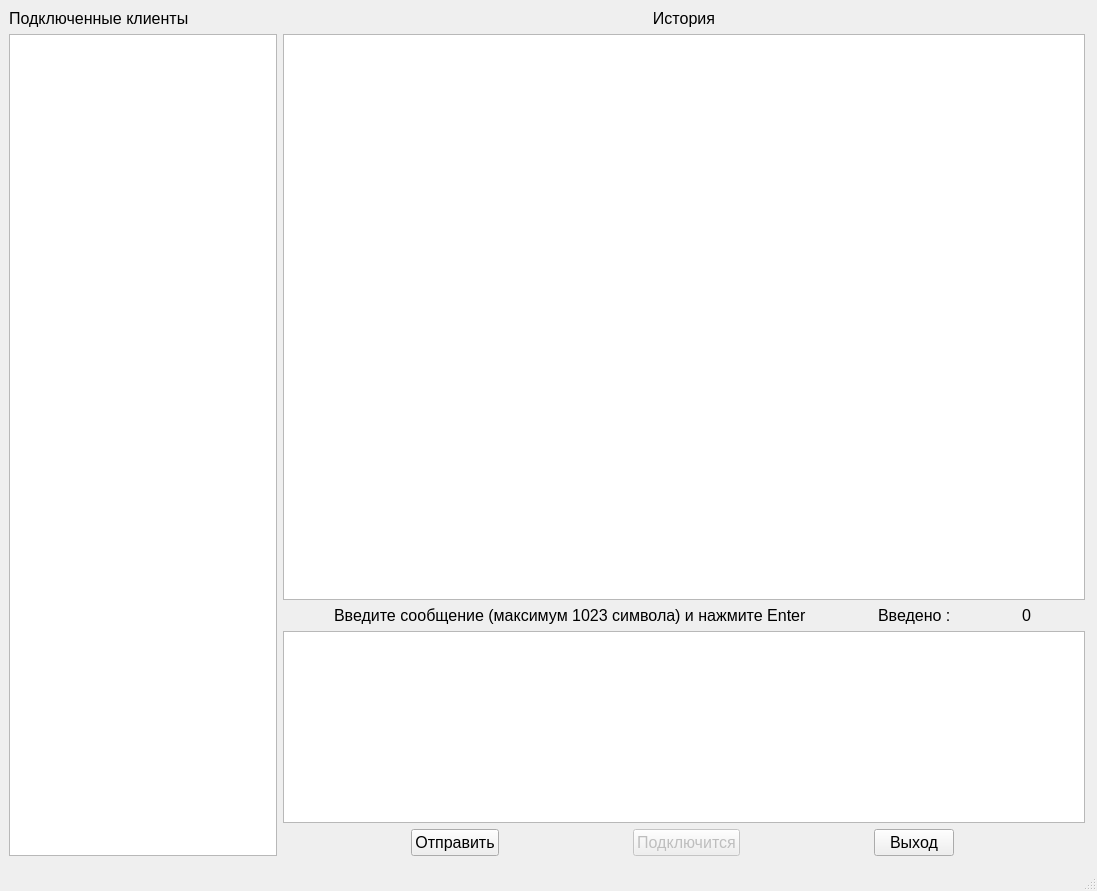
<?xml version="1.0" encoding="UTF-8"?>
<ui version="4.0">
 <class>MainWindow</class>
 <widget class="QMainWindow" name="MainWindow">
  <property name="geometry">
   <rect>
    <x>0</x>
    <y>0</y>
    <width>1097</width>
    <height>891</height>
   </rect>
  </property>
  <property name="windowTitle">
   <string>MainWindow</string>
  </property>
  <widget class="QWidget" name="centralwidget">
   <property name="sizePolicy">
    <sizepolicy hsizetype="Expanding" vsizetype="Expanding">
     <horstretch>0</horstretch>
     <verstretch>0</verstretch>
    </sizepolicy>
   </property>
   <widget class="QFrame" name="verticalFrame_4">
    <property name="geometry">
     <rect>
      <x>0</x>
      <y>0</y>
      <width>1094</width>
      <height>865</height>
     </rect>
    </property>
    <property name="sizePolicy">
     <sizepolicy hsizetype="Expanding" vsizetype="Expanding">
      <horstretch>0</horstretch>
      <verstretch>0</verstretch>
     </sizepolicy>
    </property>
    <layout class="QVBoxLayout" name="verticalLayout_4" stretch="20">
     <property name="sizeConstraint">
      <enum>QLayout::SetDefaultConstraint</enum>
     </property>
     <item>
      <layout class="QHBoxLayout" name="horizontalLayout_2" stretch="1,3">
       <property name="sizeConstraint">
        <enum>QLayout::SetDefaultConstraint</enum>
       </property>
       <item>
        <layout class="QVBoxLayout" name="verticalLayout_2">
         <item>
          <widget class="QLabel" name="label">
           <property name="font">
            <font>
             <pointsize>12</pointsize>
            </font>
           </property>
           <property name="text">
            <string>Подключенные клиенты</string>
           </property>
          </widget>
         </item>
         <item>
          <widget class="QListWidget" name="listWidget"/>
         </item>
        </layout>
       </item>
       <item>
        <layout class="QVBoxLayout" name="verticalLayout" stretch="0,10,0,0,0">
         <item>
          <widget class="QLabel" name="label_3">
           <property name="font">
            <font>
             <pointsize>12</pointsize>
            </font>
           </property>
           <property name="text">
            <string>История</string>
           </property>
           <property name="alignment">
            <set>Qt::AlignCenter</set>
           </property>
          </widget>
         </item>
         <item>
          <widget class="QTextBrowser" name="textBrowser">
           <property name="sizePolicy">
            <sizepolicy hsizetype="Expanding" vsizetype="Expanding">
             <horstretch>0</horstretch>
             <verstretch>0</verstretch>
            </sizepolicy>
           </property>
           <property name="lineWrapColumnOrWidth">
            <number>-1</number>
           </property>
          </widget>
         </item>
         <item>
          <layout class="QHBoxLayout" name="horizontalLayout_3">
           <property name="spacing">
            <number>20</number>
           </property>
           <item>
            <widget class="QLabel" name="label_2">
             <property name="sizePolicy">
              <sizepolicy hsizetype="Fixed" vsizetype="Fixed">
               <horstretch>0</horstretch>
               <verstretch>0</verstretch>
              </sizepolicy>
             </property>
             <property name="font">
              <font>
               <pointsize>12</pointsize>
              </font>
             </property>
             <property name="text">
              <string>Введите сообщение (максимум 1023 символа) и нажмите Enter</string>
             </property>
            </widget>
           </item>
           <item>
            <widget class="QLabel" name="label_4">
             <property name="sizePolicy">
              <sizepolicy hsizetype="Fixed" vsizetype="Preferred">
               <horstretch>0</horstretch>
               <verstretch>0</verstretch>
              </sizepolicy>
             </property>
             <property name="font">
              <font>
               <pointsize>12</pointsize>
              </font>
             </property>
             <property name="text">
              <string>Введено :</string>
             </property>
            </widget>
           </item>
           <item>
            <widget class="QLabel" name="lblCountSymbol">
             <property name="sizePolicy">
              <sizepolicy hsizetype="Fixed" vsizetype="Preferred">
               <horstretch>10</horstretch>
               <verstretch>0</verstretch>
              </sizepolicy>
             </property>
             <property name="font">
              <font>
               <pointsize>12</pointsize>
              </font>
             </property>
             <property name="text">
              <string>0</string>
             </property>
            </widget>
           </item>
          </layout>
         </item>
         <item>
          <widget class="QTextEdit" name="textEdit"/>
         </item>
         <item>
          <layout class="QHBoxLayout" name="horizontalLayout">
           <property name="sizeConstraint">
            <enum>QLayout::SetDefaultConstraint</enum>
           </property>
           <item>
            <widget class="QPushButton" name="pbSend">
             <property name="sizePolicy">
              <sizepolicy hsizetype="Fixed" vsizetype="Fixed">
               <horstretch>0</horstretch>
               <verstretch>0</verstretch>
              </sizepolicy>
             </property>
             <property name="font">
              <font>
               <pointsize>12</pointsize>
              </font>
             </property>
             <property name="text">
              <string>Отправить</string>
             </property>
            </widget>
           </item>
           <item>
            <widget class="QPushButton" name="pbConnect">
             <property name="enabled">
              <bool>false</bool>
             </property>
             <property name="sizePolicy">
              <sizepolicy hsizetype="Fixed" vsizetype="Fixed">
               <horstretch>0</horstretch>
               <verstretch>0</verstretch>
              </sizepolicy>
             </property>
             <property name="font">
              <font>
               <pointsize>12</pointsize>
              </font>
             </property>
             <property name="text">
              <string>Подключится</string>
             </property>
            </widget>
           </item>
           <item>
            <widget class="QPushButton" name="pbExit">
             <property name="sizePolicy">
              <sizepolicy hsizetype="Fixed" vsizetype="Fixed">
               <horstretch>0</horstretch>
               <verstretch>0</verstretch>
              </sizepolicy>
             </property>
             <property name="font">
              <font>
               <pointsize>12</pointsize>
              </font>
             </property>
             <property name="text">
              <string>Выход</string>
             </property>
            </widget>
           </item>
          </layout>
         </item>
        </layout>
       </item>
      </layout>
     </item>
    </layout>
   </widget>
  </widget>
  <widget class="QStatusBar" name="statusbar"/>
 </widget>
 <resources/>
 <connections/>
</ui>
